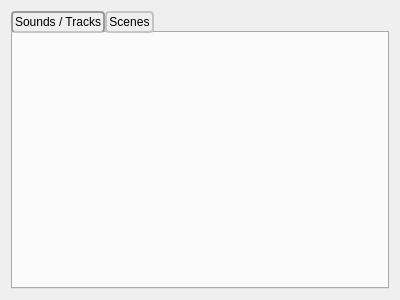
<?xml version="1.0" encoding="UTF-8"?>
<ui version="4.0">
 <class>Widget</class>
 <widget class="QWidget" name="Widget">
  <property name="geometry">
   <rect>
    <x>0</x>
    <y>0</y>
    <width>400</width>
    <height>300</height>
   </rect>
  </property>
  <property name="windowTitle">
   <string>Widget</string>
  </property>
  <layout class="QGridLayout" name="gridLayout">
   <item row="0" column="0">
    <widget class="QTabWidget" name="tabWidget">
     <property name="styleSheet">
      <string notr="true">QTabWidget::pane { /* The tab widget frame */
	border-image: url(:/images/Tabletop Soundboard 1080p.jpg);
    border: 2px solid #C2C7CB;
    position: absolute;
    top: -1em;
	border-radius: 4px;
}

QTabWidget::tab-bar {
    alignment: center;
}

/* Style the tab using the tab sub-control. Note that
    it reads QTabBar _not_ QTabWidget */
QTabBar::tab {
    background: qlineargradient(x1: 0, y1: 0, x2: 0, y2: 1,
                                stop: 0 #E1E1E1, stop: 0.4 #DDDDDD,
                                stop: 0.5 #D8D8D8, stop: 1.0 #D3D3D3);
    border: 2px solid #C4C4C3;
    border-bottom-color: #C2C7CB; /* same as the pane color */
    border-radius: 4px;
    min-width: 8ex;
    padding: 2px;
}

QTabBar::tab:selected, QTabBar::tab:hover {
    background: qlineargradient(x1: 0, y1: 0, x2: 0, y2: 1,
                                stop: 0 #fafafa, stop: 0.4 #f4f4f4,
                                stop: 0.5 #e7e7e7, stop: 1.0 #fafafa);
}

QTabBar::tab:selected {
    border-color: #9B9B9B;
    border-bottom-color: #C2C7CB; /* same as pane color */
}</string>
     </property>
     <property name="currentIndex">
      <number>0</number>
     </property>
     <widget class="QWidget" name="tab">
      <attribute name="title">
       <string>Sounds / Tracks</string>
      </attribute>
     </widget>
     <widget class="QWidget" name="tab_2">
      <attribute name="title">
       <string>Scenes</string>
      </attribute>
     </widget>
    </widget>
   </item>
  </layout>
 </widget>
 <layoutdefault spacing="6" margin="11"/>
 <resources/>
 <connections/>
</ui>
